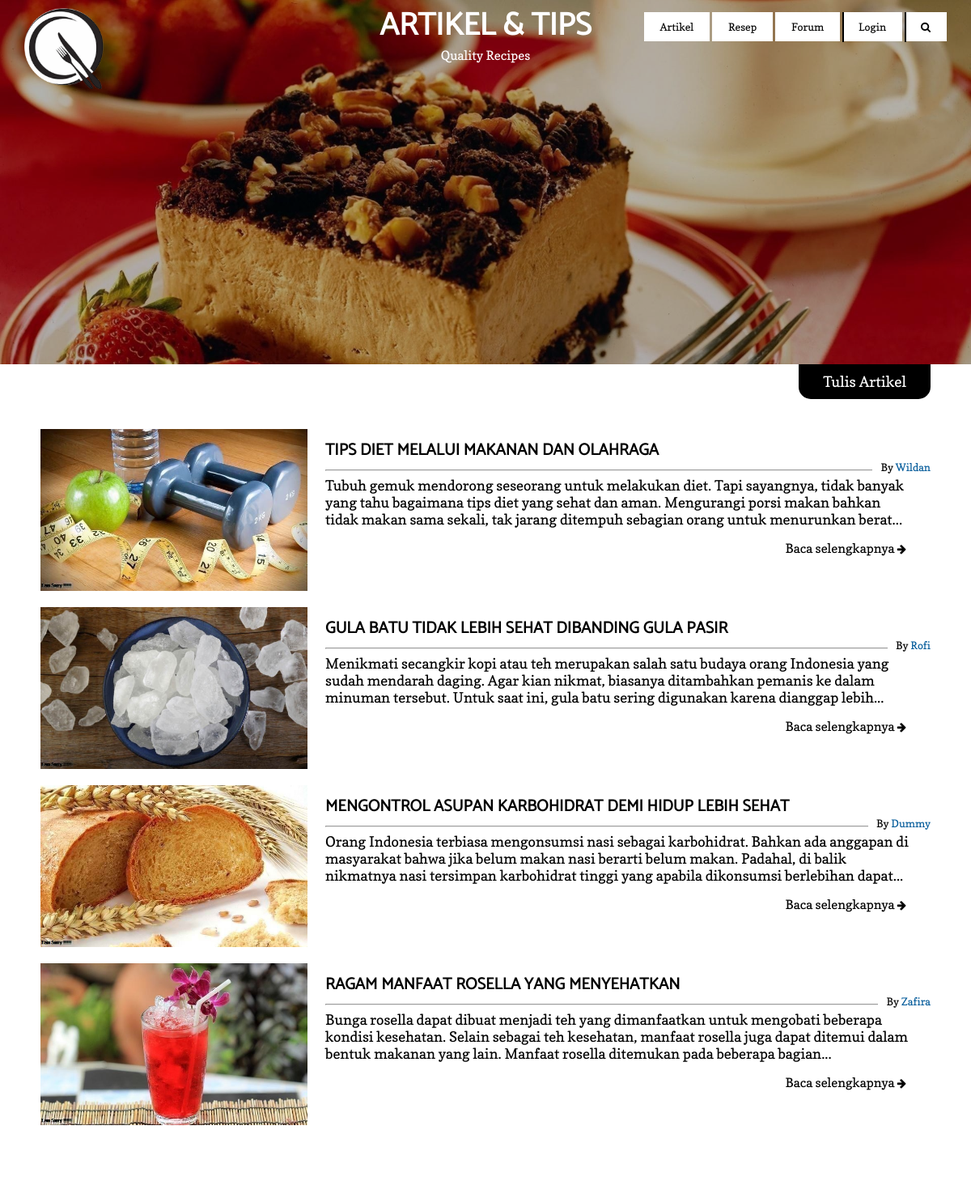
Page /Artikel/index.php on the committed database.
### tables this page shows
CREATE TABLE `tb_artikel` (
  `id_artikel` int(255) NOT NULL,
  `id_akun` int(255) NOT NULL,
  `judul` varchar(100) NOT NULL,
  `konten` text NOT NULL,
  `foto` varchar(300) NOT NULL
);

CREATE TABLE `tb_akun` (
  `id_akun` int(255) NOT NULL,
  `nama` varchar(50) NOT NULL,
  `username` varchar(30) NOT NULL,
  `password` varchar(50) NOT NULL,
  `tentang` text NOT NULL,
  `foto` varchar(300) NOT NULL
);

### php/ceklogin.php (called while the page is built, shortened)
<?php
$logged = false;
?>

### Artikel/index.php (the view, shortened to what this page needs)
<!DOCTYPE html>
<html>
    <head>
        <link rel="stylesheet" href="../css/style.css">
        <link rel="stylesheet" href="../css/top.css">
        <link rel="stylesheet" href="../css/artikel.css">
        <link rel="stylesheet" href="../css/query.css">
        <link rel="stylesheet" href="../css/font-awesome.css">
        <?php
        require_once "../php/connect.php";
        require_once "../php/ceklogin.php";
        ?>
    </head>
    <body>
        <div class="header">
            <a href="../"><img class="logo" src="../images/logoo.png"></a>
            <div class="nav" id="nav">
                <div class="nav-item" id="nav-article"><a class="nav-item-a" href="../">Artikel</a></div>
                <div class="nav-item" id="nav-recipes"><a class="nav-item-a" href="javascript:void(0)">Resep</a>
                </div>
                <div class="nav-item" id="nav-forum"><a class="nav-item-a" href="../Forum/">Forum</a></div>
                <div class="nav-item" id="nav-login">
                    <div style="width: 2px; height: 49%; background: black; float: left; position: absolute;"></div>
                    <?php if($logged == false) { ?>
                    <a class="nav-item-a" href="../Login/">Login</a>
                    <?php } ?>
                </div>
                <div class="nav-item pointer" id="nav-search" onclick="search()">
                    <div style="width: 2px; height: 49%; background: black; float: left; position: absolute;"></div>
                    <a class="nav-item-a"><i class="fa">&#xf002;</i></a>
                </div>
            </div>
        </div>
        <section class="top">
            <div class="top-bg" style="background-image: url(../images/artikel.jpg)">
                <div class="bg-bg">
                    <h1 class="main-h1">Artikel &amp; Tips</h1>
                    <p class="main-p">Quality Recipes</p>
                </div>
            </div>
        </section>
        <div class="container">
            <a href="<?php if($logged == false){ echo '../Login'; } else{ echo './create.php'; } ?>"><div class="add-cont">
                Tulis Artikel
            </div></a>
            <section class="desc" id="desc" style="">
                <div class="desc-cont">
                    <p class="desc-p art-text"></p>
                </div>
            </section>
            <section class="list-cont">
                <?php
                $sql = 'SELECT * FROM tb_artikel ORDER BY id_artikel DESC';
                $result = mysqli_query($connect, $sql);
                if($result) {
                    if(mysqli_num_rows($result)) {
                        while($row = mysqli_fetch_assoc($result)) {
                ?>
                <div class="art-list">
                    <a href="./View/?art=<?php echo $row['id_artikel']; ?>">
                    <div class="art-pict img-parent">
                        <img class="img" src="../upload/artikel/<?php echo $row['foto']; ?>">
                    </div>
                    <div class="art-list-cont">
                        <h1><?php echo $row['judul']; ?></h1></a>
                        <hr>
                        <div class="auth-blue">
                            By <a class="author-a" href="../Akun/?id=<?php echo $row['id_akun']; ?>">
                            <?php
                            $sql_akun = 'SELECT * FROM tb_akun WHERE id_akun='.$row['id_akun'];
                            $result_akun = mysqli_query($connect, $sql_akun);
                            if($result_akun) {
                                if(mysqli_num_rows($result_akun)) {
                                    if($row_akun = mysqli_fetch_assoc($result_akun)) {
                                        echo $row_akun['nama'];
                                    }
                                }
                            }
                            ?>
                            </a>
                        </div>
                        <a href="./View/?art=<?php echo $row['id_artikel']; ?>">
                            <p><?php echo substr(substr($row['konten'],0,250),0,strrpos(substr($row['konten'],0,250)," "))."..."; ?></p><br>
                            <span class="read-span">Baca selengkapnya <i class="fa">&#xf061;</i></span>
                        </a>
                    </div>
                </div>
                <?php
                        }
                    }
                }
                ?>
        <section class="footer">
            <div class="footer-cont">
                <div class="footer-col footer-about">
                    <a href="../"><img class="footer-logo" src="../images/logos.png"></a>
                    <p class="footer-about-p">Di sini kami menyediakan resep hidangan berkualitas yang sehat, lezat, dan mudah dimasak di rumah.</p>
                    <a class="footer-about-a" href="../About/">Read more<i class="fa footer-about-i">&#xf061;</i></a>
                </div>
                <div class="footer-col">
                    <h1 class="footer-h1">What is this</h1>
                    <a class="footer-a" href="../About/">About Us</a>
                    <a class="footer-a" href="#">Contact Us</a>
                </div>
                <div class="footer-col">
                    <h1 class="footer-h1">Information</h1>
                    <a class="footer-a" href="../Resep/">Kumpulan Resep</a>
                    <a class="footer-a" href="../Artikel/">Artikel &amp; Tips</a>
                    <a class="footer-a" href="../Forum/">Forum</a>
                </div>
                <div class="footer-follow">
                    <h1 class="follow-h1">Follow Us</h1>
                    <a href="#"><div class="icon-cont"><i class="fa icon-follow">&#xf09a;</i></div></a>
                    <a href="#"><div class="icon-cont"><i class="fa icon-follow">&#xf099;</i></div></a>
                    <a href="#"><div class="icon-cont"><i class="fa icon-follow">&#xf0d5;</i></div></a>
                    <a href="#"><div class="icon-cont"><i class="fa icon-follow">&#xf16d;</i></div></a>
                    <a href="#"><div class="icon-cont"><i class="fa icon-follow">&#xf16a;</i></div></a>
                </div>
            </div>
        </section>
    </body>
</html>

### css/style.css (style rules this page uses)
* { margin: 0; color: black; text-decoration: none; font-size: 13px; font-family: copse; }
h1 { text-transform: uppercase; font-family: catamaran; }
hr { margin: 7px 0; }
.pointer { cursor: pointer; }
.container { margin-top: -10px; background: white; margin-bottom: 250px; }
.img-parent { overflow: hidden; display: flex; align-items: center; justify-content: center; }
.header { position: fixed; top: 0; width: 100%; height: 75px; background: none; transition: .5s; z-index: 5; }
.logo { height: 100px; margin: 10px 30px; transition: .3s; float: left; }
.nav { float: right; margin: 15px 30px; height: 40px; }
.nav-item { display: inline-block; background: white; transition: .3s; cursor: pointer; }
.nav-item-a { display: inline-block; padding: 10px 20px; }
.bg-bg { background-color: rgba(0, 0, 0, 0.3); width: 100%; height: 100%; display: table; border-collapse: collapse; }
.main-h1 { padding: 0 10px; color: white; text-align: center; font-size: 3em; }
.main-p { color: white; text-align: center; font-size: 1.2em; margin-top: -5px; }
.desc-cont { margin: auto; max-width: 1100px; text-align: center; }
.desc-p { margin-top: 10px; font-size: 17px; }
.art-list { display: flex; align-items: center; height: 500px; }
.art-pict { width: 100%; height: 400px; }
.art-pict img { transition: .5s; }
.auth-blue { float: right; display: table-cell; vertical-align: bottom; margin-top: -20px; background-color: white; padding-left: 10px; }
.author-a { color: #005999; }
.footer { background: black; padding-bottom: 70px; width: 100%; z-index: -1; position: fixed; bottom: 0; }
.footer-cont { width: 1100px; margin: auto; padding-top: 15px; }
.footer-col { display: inline-table; margin: 0 30px; max-width: 240px; top: 0; }
.footer-about { transform: translateY(20px); }
.footer-about-p { padding-left: 15px; color: #b2b2b2; display: inline-block; }
.footer-about-a { margin-top: 10px; padding-left: 5px; color: white; display: inline-block; float: right; }
.footer-about-i { color: white; padding-left: 5px; }
.footer-h1 { color: white; font-size: 20px; margin-bottom: 10px; }
.footer-a { color: white; font-size: 14px; }
.icon-cont { display: inline-block; background: white; padding: 7px; width: 15px; border-radius: 30px; margin-left: 7px; text-align: center; transition: .2s; }
.footer-follow { display: inline-table; max-width: 240px; margin: 0 30px; }
.icon-follow { font-size: 15px; }
.follow-h1 { color: white; margin-left: 10px; margin-bottom: 10px; font-size: 20px; }
.add-cont { position: relative; float: right; right: 50px; border-radius: 0 0 15px 15px; padding: 10px 30px; background-color: black; color: white; width: auto; font-size: 1.4em; transition: .3s; }

### css/top.css (style rules this page uses)
.top-bg { width: 100%; height: 450px; background-size: cover; background-repeat: no-repeat; background-position: center; }

### css/artikel.css (style rules this page uses)
.art-text { text-align: left; padding: 100px 20px; padding-top: 0; }
.list-cont { max-width: 1100px; margin: auto; margin-top: -50px; padding: 30px; padding-bottom: 70px; }
.art-list { display: block; height: auto; min-height: 200px; margin-bottom: 20px; }
.art-pict { width: 30%; height: 200px; float: left; }
.art-list-cont { margin-left: 32%; padding-top: 10px; }
.art-list-cont h1 { font-size: 1.55em; padding-right: 50px; }
.art-list-cont p { font-size: 1.35em; padding-right: 20px; }
.read-span { font-size: 1.2em; float: right; margin-right: 30px; }

### Artikel/index.php (style rules this page uses)
html, body { height: 100%; }

### rows in the picture
tb_artikel: foto (picture), judul "TIPS DIET MELALUI MAKANAN DAN OLAHRAGA", id_akun.nama "Wildan", konten "Tubuh gemuk mendorong seseorang untuk melakukan diet. Tapi sayangnya, tidak banyak yang tahu bagaimana tips diet yang sehat dan aman. Mengurangi porsi makan bahkan tidak makan sama sekali, tak jarang ditempuh sebagian orang untuk menurunkan berat"
tb_artikel: foto (picture), judul "GULA BATU TIDAK LEBIH SEHAT DIBANDING GULA PASIR", id_akun.nama "Rofi", konten "Menikmati secangkir kopi atau teh merupakan salah satu budaya orang Indonesia yang sudah mendarah daging. Agar kian nikmat, biasanya ditambahkan pemanis ke dalam minuman tersebut. Untuk saat ini, gula batu sering digunakan karena dianggap lebih"
tb_artikel: foto (picture), judul "MENGONTROL ASUPAN KARBOHIDRAT DEMI HIDUP LEBIH SEHAT", id_akun.nama "Dummy", konten "Orang Indonesia terbiasa mengonsumsi nasi sebagai karbohidrat. Bahkan ada anggapan di masyarakat bahwa jika belum makan nasi berarti belum makan. Padahal, di balik nikmatnya nasi tersimpan karbohidrat tinggi yang apabila dikonsumsi berlebihan dapat"
tb_artikel: foto (picture), judul "RAGAM MANFAAT ROSELLA YANG MENYEHATKAN", id_akun.nama "Zafira", konten "Bunga rosella dapat dibuat menjadi teh yang dimanfaatkan untuk mengobati beberapa kondisi kesehatan. Selain sebagai teh kesehatan, manfaat rosella juga dapat ditemui dalam bentuk makanan yang lain. Manfaat rosella ditemukan pada beberapa bagian"
